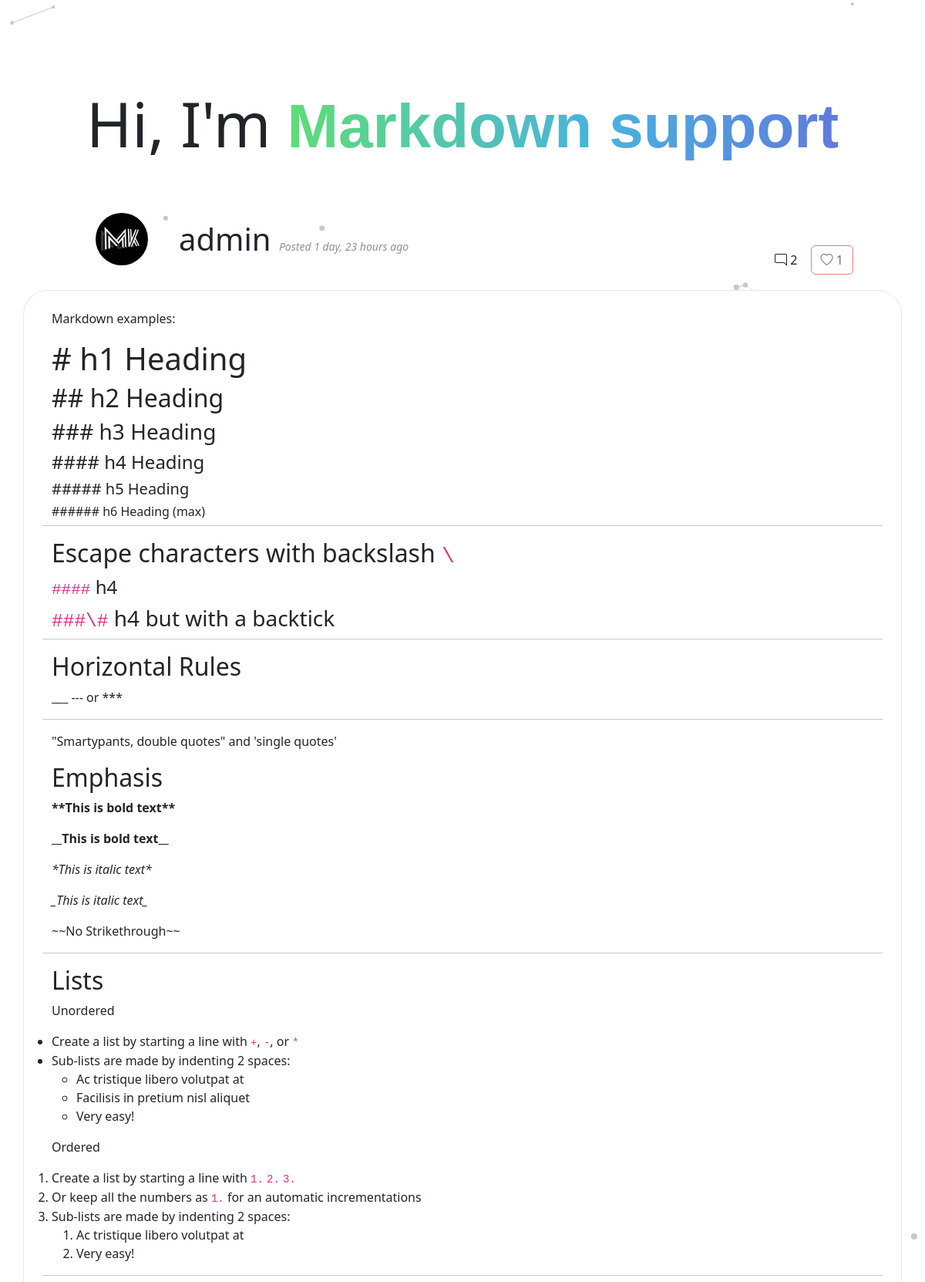
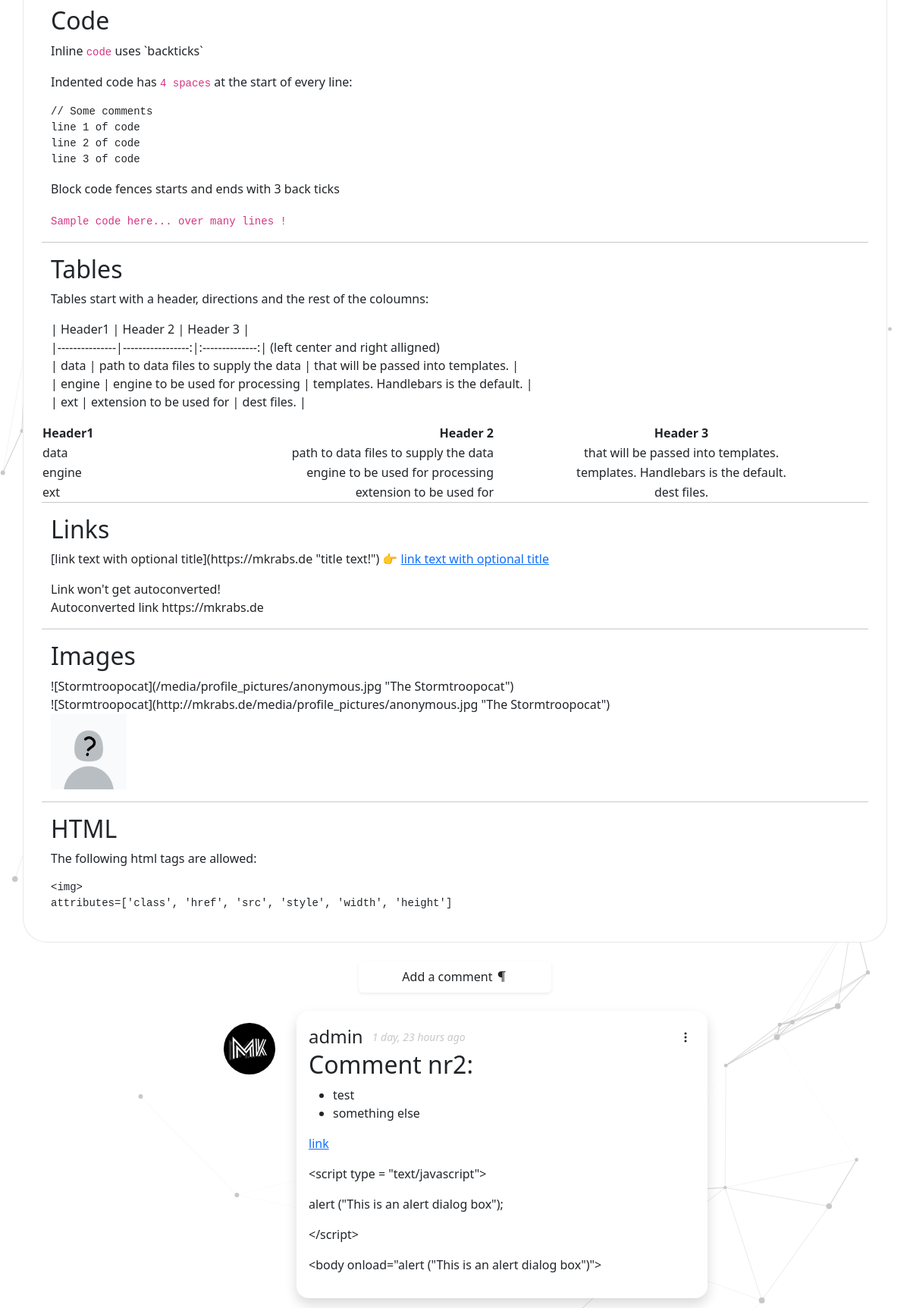
Screenshot of /post/9/ (upper part) with the database file from the repository (2 pictures, top to bottom).
### blog/models.py (models this page shows)
class Post(models.Model):
    image_choice = (
        ('iFrame', 'iFrame'),
        ('image', 'image'),
        ('bi-icon', 'bi-icon'),
    )
    author = models.ForeignKey(User, on_delete=models.SET_DEFAULT, default=None, null=True)
    title = models.CharField(max_length=200)
    image_type = models.CharField(max_length=20, choices=image_choice, default='bi-icon')
    image = models.CharField(max_length=500, default='bi-robot')
    short = models.CharField(max_length=255)
    body = models.TextField(max_length=20000)
    date = models.DateTimeField(auto_now=True)

class Comment(models.Model):
    author = models.ForeignKey(User, on_delete=models.SET_DEFAULT, default=None, null=True)
    post_id = models.ForeignKey(Post, on_delete=models.CASCADE)
    date = models.DateTimeField(auto_now=True)
    body = models.TextField(blank=False, null=False)

### blog/views.py (the view)
# urls.py: path('post/<int:post_id>/', views.post, name='post'),
def post(request, post_id):
    blog_post = Post.objects.get(pk=post_id)
    comments = Comment.objects.filter(post_id=post_id).order_by('-date')
    blog_post.likes = Like.objects.filter(post_id=blog_post.id).count()
    blog_post.liked = True if Like.objects.filter(post_id=blog_post.id, author=request.user.id) else False
    blog_post.body = marker(blog_post.body)
    for c in comments:
        c.body = marker(c.body)
    context = {
        'post': blog_post,
        'comments': comments,
    }
    return render(request, 'blog/post.html', context)

### blog/views.py (called while the page is built)
def marker(text):
    return markdown.markdown(
        bleacher(text),
        extensions=['tables']
    )

def bleacher(text):
    return bleach.clean(
        text,
        tags=['b', 'img', 'iframe'],
        attributes=['class', 'href', 'src', 'style', 'width', 'height']
    )

### templates/blog/post.html (shortened to what this page needs)
{% extends 'blog/base.html' %}
{% load static %}
{% block header_info %}
    Hi, I'm <span class="wavy">{{ post.title }}</span>
{% endblock %}
{% block main_body %}
    <div class="row">
        <div class="col-12 col-md-2 text-lg-end text-center position-relative">
            {% include 'blog/profile_picture.html' with url=post.author.profile.picture.url maxheight='100px' %}
        </div>
        <div class="col-10 col-md-8 text-md-start my-auto text-center">
            <span class="fs-1 position-relative">
                {{ post.author | default:'Deleted' }}
            </span>
            <span class="opacity-50 fst-italic small pb-0">
                Posted {{ post.date|timesince }} ago
            </span>
        </div>
        <div class="col-2 text-md-start mt-auto mb-1 align-self-start">
            <a href="#comments" class="btn text-decoration-none">
                <span class="bi bi-chat-right"></span> {{ comments|length }}
            </a>
            <a href="{% url 'post' post_id=post.id %}liked"
               class="btn {% if not post.liked %}btn-outline-danger text-reset{% else %}btn-danger text-light{% endif %}
                      {% if not user.is_authenticated %} disabled {% endif %}
                      text-decoration-none position-relative stretched-link">
                <span class="bi bi-heart{% if post.liked %}-fill text-light{% endif %}"></span> {{ post.likes }}
            </a>
        </div>
    </div>
    <div class="row p-3 p-md-4 my-3 rounded-5 border border-dark border-opacity-10 text-decoration-none bg-body">
        {{ post.body | safe }}
    </div>
    <div class="row d-flex justify-content-center" id="comments">
        <div class="col-8 align-self-center">
            <div class="row justify-content-center d-flex">
                <div class="col col-sm-8 col-md-4 position-relative rounded shadow-sm bg-body p-2 m-2 text-center btn">
                    <a class="stretched-link text-reset text-decoration-none"
                       data-bs-toggle="collapse" href="#collapseExample" role="button"
                       aria-expanded="false" aria-controls="collapseExample">
                        Add a comment <i class="bi bi-paragraph"></i>
                    </a>
                </div>
            </div>
        </div>
    </div>
    {% for co in comments %}
        {% include 'blog/comment.html' with comment=co %}
    {% endfor %}
{% endblock %}

### templates/blog/base.html (shortened to what this page needs)
{% load static %}
<!DOCTYPE html>
<html lang="en">
<head>
    <link rel="stylesheet" href="https://cdn.jsdelivr.net/npm/bootstrap-icons@1.9.1/font/bootstrap-icons.css">
    <link href="https://cdn.jsdelivr.net/npm/bootstrap@5.2.2/dist/css/bootstrap.min.css" rel="stylesheet"
>
    <link rel="stylesheet" href="{% static 'css/main.css' %}">
</head>
<body style="background-color: rgba(0, 0, 0, 0);">
<div class="container py-3 my-5" style="border-radius: 50px">
    <div class="row g-3 text-center">
        <div class="col-md-12 text-center py-5">
            <span class="display-1">{% block header_info %}{% endblock %}</span>
        </div>
    </div>
    {% block main_body %}
    {% endblock %}
</div>
</body>
</html>

### templates/blog/profile_picture.html
<img src="{{ url | default:'/media/profile_pictures/anonymous.jpg' }}"
     class="img-fluid rounded-circle p-3"
     style="max-height: {{ maxheight }}"
     alt="profilePicture">

### templates/blog/comment.html (shortened to what this page needs)
<div class="row d-flex justify-content-center m-3">
    <div class="col-12 col-md-auto text-lg-end text-center position-relative">
        {% include 'blog/profile_picture.html' with url=comment.author.profile.picture.url maxheight='100px' %}
    </div>
    <div class="col-12 col-md-6 bg-body rounded-4 p-3 shadow">
        <div class="row">
            <div class="col-auto align-self-start position-relative">
                <span class="fs-4">{{ comment.author | default:'<i class="bi bi-person-x text-muted"></i>' }}</span>
            </div>
            <div class="col-12 col-sm-auto my-auto ps-0">
                <span class="opacity-25 fst-italic small pb-0">
                    {{ comment.date|timesince }} ago
                </span>
            </div>
            <div class="col-auto ms-auto align-self-end">
                {% if user and comment.author %}
                    {% include 'blog/comment_menu.html' %}
                {% endif %}
            </div>
        </div>
        <div>{{ comment.body | safe }}</div>
    </div>
</div>

### templates/blog/comment_menu.html (shortened to what this page needs)
<div class="dropdown-menu-end">
    <button class="btn m-0 p-1" type="button" data-bs-toggle="dropdown"
            aria-expanded="false">
        <i class="bi bi-three-dots-vertical"></i>
    </button>
</div>

### static/css/main.css (style rules this page uses)
.wavy { font-family: 'Helvetica', monospace; top: 50%; left: 50%; transform: translate(-50%, -50%); color: rgba(255, 255, 255, .1); background: linear-gradient(to right, rgb(76, 217, 105), rgb(52, 170, 220), rgb(88, 86, 217), rgb(255, 45, 83), rgb(255, 45, 83), rgb(88, 86, 217), rgb(52, 170, 220), rgb(76, 217, 105)); background-size: 400%; -webkit-background-clip: text; font-weight: 700; text-align: left; animation: sTransition 60s linear infinite; }

### rows the page displays
Post: author "admin", date "1 day, 23 hours", likes "1", body "Markdown examples: # h1 Heading ## h2 Heading ### h3 Heading #### h4 Heading ##### h5 Heading ###### h6 Heading (max) Escape characters with backslash \\ #### h4 ###\\# h4 but with a backtick Horizontal Rules ___ --- or *** \"Smartypants, double quotes\" and 'single quotes' Emphasis **This is bold text** __This is bold text__ *This is italic text* _This is italic text_ ~~No Strikethrough~~ Lists Unordered Create a list by starting a line with + , - , or * Sub-lists are made by indenting 2 spaces: Ac tristique libero volutpat at Facilisis in pretium nisl aliquet Very easy! Ordered Create a list by starting a line with 1. 2. 3. Or keep all the numbers as 1. for an automatic incrementations…", body (placeholder picture)
Comment: author "admin", date "1 day, 23 hours", body "Comment nr2: test something else link <script type = \"text/javascript\"> alert (\"This is an alert dialog box\"); </script> <body onload=\"alert (\"This is an alert dialog box\")\">"

### other values shown
{{ comments|length }} "2"
